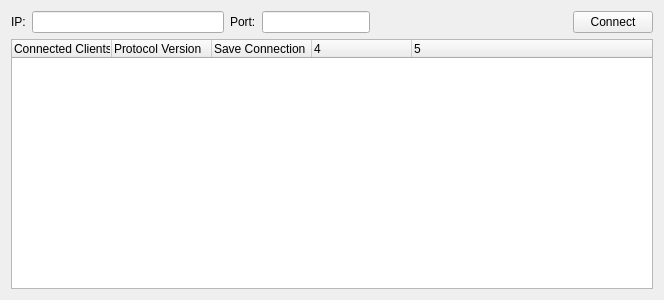
<?xml version="1.0" encoding="UTF-8"?>
<ui version="4.0">
 <class>OpenRGBClientInfoPage</class>
 <widget class="QFrame" name="OpenRGBClientInfoPage">
  <property name="geometry">
   <rect>
    <x>0</x>
    <y>0</y>
    <width>664</width>
    <height>300</height>
   </rect>
  </property>
  <property name="windowTitle">
   <string notr="true">Client Info Page</string>
  </property>
  <layout class="QGridLayout" name="gridLayout">
   <item row="0" column="6">
    <widget class="QLineEdit" name="ClientPortValue">
     <property name="sizePolicy">
      <sizepolicy hsizetype="Fixed" vsizetype="Fixed">
       <horstretch>0</horstretch>
       <verstretch>0</verstretch>
      </sizepolicy>
     </property>
    </widget>
   </item>
   <item row="0" column="5">
    <widget class="QLabel" name="ClientPortLabel">
     <property name="text">
      <string>Port:</string>
     </property>
    </widget>
   </item>
   <item row="0" column="7">
    <spacer name="horizontalSpacer">
     <property name="orientation">
      <enum>Qt::Horizontal</enum>
     </property>
     <property name="sizeHint" stdset="0">
      <size>
       <width>40</width>
       <height>20</height>
      </size>
     </property>
    </spacer>
   </item>
   <item row="0" column="8">
    <widget class="QPushButton" name="ClientConnectButton">
     <property name="text">
      <string>Connect</string>
     </property>
    </widget>
   </item>
   <item row="0" column="4">
    <widget class="QLineEdit" name="ClientIPValue"/>
   </item>
   <item row="0" column="3">
    <widget class="QLabel" name="ClientIPLabel">
     <property name="text">
      <string>IP:</string>
     </property>
    </widget>
   </item>
   <item row="1" column="3" colspan="6">
    <widget class="QTreeWidget" name="ClientTree">
     <property name="columnCount">
      <number>5</number>
     </property>
     <column>
      <property name="text">
       <string>Connected Clients</string>
      </property>
     </column>
     <column>
      <property name="text">
       <string>Protocol Version</string>
      </property>
     </column>
     <column>
      <property name="text">
       <string>Save Connection</string>
      </property>
     </column>
     <column>
      <property name="text">
       <string/>
      </property>
     </column>
     <column>
      <property name="text">
       <string/>
      </property>
     </column>
    </widget>
   </item>
  </layout>
 </widget>
 <tabstops>
  <tabstop>ClientIPValue</tabstop>
  <tabstop>ClientPortValue</tabstop>
  <tabstop>ClientConnectButton</tabstop>
  <tabstop>ClientTree</tabstop>
 </tabstops>
 <resources/>
 <connections/>
</ui>
